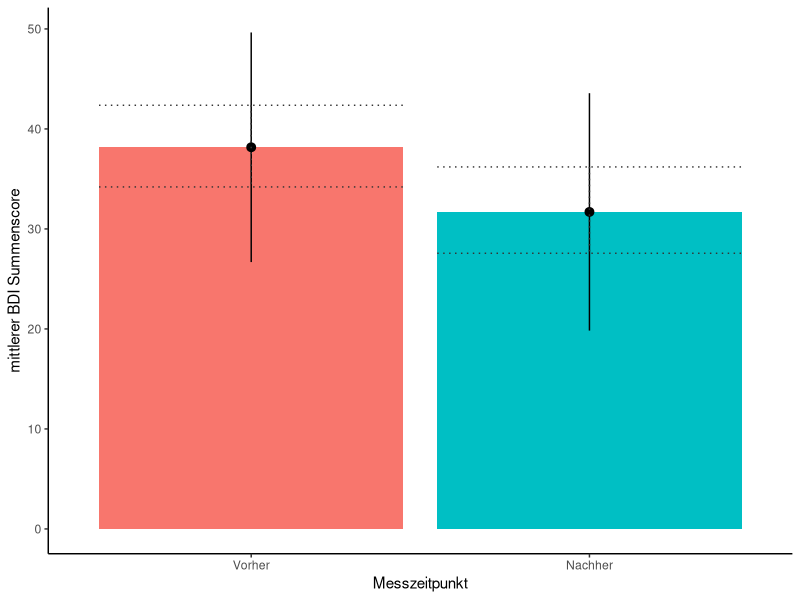

Generate this figure with R:
## ---- chunk 1
knitr::opts_chunk$set(echo = FALSE)
## ---- chunk 2
# Pakete für diesen Artikel
library(tidyverse)
library(truncnorm)
## ---- chunk 3

set.seed(12345) # seed for reproducibility of random numbers

t1_sunhours <- rnorm(n = 60, mean = 3)
t2_sunhours <- rnorm(n = 60, mean = 6.5)

# simulate BDI scores at time 1
t1_bdi <- round(t1_sunhours + rtruncnorm(n = 60, a = 3, b = 60, m = 37, sd = 10), 0) 

# simulate BDI scores at time 2, which are on average 5 points smaller than at time 1
t2_bdi <- round(t1_bdi - t2_sunhours + rnorm(n = 60, sd = 3), 0)

# wrap in a data frame
d <- tibble(t1_bdi, t2_bdi, t1_sunhours, t2_sunhours) %>% 
  
  mutate(id = 1:n()) %>% 
  mutate(group = rep(c("treatment", "control"), each = 30)) %>% 
  
  pivot_longer(t1_bdi:t2_sunhours, 
               names_to=c("time", ".value"), 
               names_pattern="(.*)_(.*)") %>%
  
  mutate(time = factor(time, labels = c("pre", "post")))
  
  

# subset: only subjects in treatment group
treated <- d %>% filter(group == "treatment")

# summarised data with difference
diff_data <- d %>% 
  select(-sunhours) %>% 
  pivot_wider(values_from=bdi, names_from=time) %>% 
  mutate(bdi_change = post - pre)
## ---- chunk 4
m1 <- lm(bdi ~ time, data = treated)
m1_sum <- summary(m1)

beta <- m1$coefficients[[2]] %>% round(2)
beta_ci <- confint(m1)[2,] %>% round(2)
beta_p <- m1_sum$coefficients[[2,4]] %>% round(3)
## ---- chunk 5
# Plot
plot <- treated %>% 
  ggplot(aes(x = time, y = bdi, fill = time)) +
  
  # Balken mit Mittelwerten
  stat_summary(fun = "mean", geom = "bar") +
  
  # Darstellung von Standardabweichungen
  stat_summary(fun.data = "mean_sdl", fun.args = list(mult = 1), 
               geom = "pointrange", width = 0.15) +
  
  stat_summary(fun.data = "mean_cl_boot", 
               geom = "errorbar", linetype = "dotted", color = "grey20") +
  
  # Beschriftungen und Layout
  labs(x = "Messzeitpunkt", 
       y = "mittlerer BDI Summenscore") +
  
  scale_x_discrete(labels = c("Vorher", "Nachher")) +
  guides(fill = FALSE) +
  theme_classic()
## ---- chunk 6
# using full sample, dv: change in BDI score (post - pre)
m2 <- lm(bdi_change ~ group, data = diff_data)
m2_sum <- m2 %>% summary()
## ---- chunk 7
# statistical control of confounder
m3 <- lm(bdi ~ time + sunhours, data = treated)
m3_sum <- m3 %>% summary()
## ---- chunk 8
d %>% select(-sunhours, -group) %>% print(n=4)
## ---- chunk 9
m1_sum
## ---- chunk 10
plot
